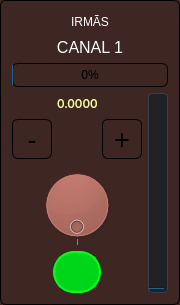
                       <widget class="QGroupBox" name="groupBoxCH01">
                        <property name="maximumSize">
                         <size>
                          <width>180</width>
                          <height>16777215</height>
                         </size>
                        </property>
                        <property name="styleSheet">
                         <string notr="true">background-color: #3E2723;
border: 1px solid black;      /* opcional: força borda */
border-radius: 6px;   /* quanto maior o número, mais arredondado */

</string>
                        </property>
                        <property name="title">
                         <string/>
                        </property>
                        <property name="flat">
                         <bool>false</bool>
                        </property>
                        <layout class="QGridLayout" name="gridLayout">
                         <item row="1" column="0">
                          <layout class="QHBoxLayout" name="horizontalLayout_12">
                           <item>
                            <layout class="QVBoxLayout" name="verticalLayout">
                             <item>
                              <layout class="QGridLayout" name="gridLayout_29">
                               <item row="0" column="0">
                                <spacer name="horizontalSpacer_54">
                                 <property name="orientation">
                                  <enum>Qt::Orientation::Horizontal</enum>
                                 </property>
                                 <property name="sizeHint" stdset="0">
                                  <size>
                                   <width>40</width>
                                   <height>20</height>
                                  </size>
                                 </property>
                                </spacer>
                               </item>
                               <item row="0" column="1">
                                <widget class="QLabel" name="labelPercentCH01">
                                 <property name="font">
                                  <font>
                                   <family>Inter</family>
                                   <strikeout>false</strikeout>
                                   <fontweight>ExtraBold</fontweight>
                                  </font>
                                 </property>
                                 <property name="styleSheet">
                                  <string notr="true">color: #ffffaa;
 border: 0px solid black;      /* opcional: força borda */
</string>
                                 </property>
                                 <property name="text">
                                  <string>0.0000</string>
                                 </property>
                                </widget>
                               </item>
                               <item row="0" column="2">
                                <spacer name="horizontalSpacer_55">
                                 <property name="orientation">
                                  <enum>Qt::Orientation::Horizontal</enum>
                                 </property>
                                 <property name="sizeHint" stdset="0">
                                  <size>
                                   <width>40</width>
                                   <height>20</height>
                                  </size>
                                 </property>
                                </spacer>
                               </item>
                              </layout>
                             </item>
                             <item>
                              <layout class="QHBoxLayout" name="horizontalLayout">
                               <item>
                                <widget class="ModernButton" name="pbMinus_0">
                                 <property name="minimumSize">
                                  <size>
                                   <width>40</width>
                                   <height>40</height>
                                  </size>
                                 </property>
                                 <property name="maximumSize">
                                  <size>
                                   <width>40</width>
                                   <height>40</height>
                                  </size>
                                 </property>
                                 <property name="font">
                                  <font>
                                   <pointsize>20</pointsize>
                                   <fontweight>Black</fontweight>
                                  </font>
                                 </property>
                                 <property name="styleSheet">
                                  <string notr="true"/>
                                 </property>
                                 <property name="text">
                                  <string>-</string>
                                 </property>
                                 <property name="flat">
                                  <bool>true</bool>
                                 </property>
                                </widget>
                               </item>
                               <item>
                                <spacer name="horizontalSpacer">
                                 <property name="orientation">
                                  <enum>Qt::Orientation::Horizontal</enum>
                                 </property>
                                 <property name="sizeHint" stdset="0">
                                  <size>
                                   <width>40</width>
                                   <height>20</height>
                                  </size>
                                 </property>
                                </spacer>
                               </item>
                               <item>
                                <widget class="ModernButton" name="pbPlus_0">
                                 <property name="minimumSize">
                                  <size>
                                   <width>40</width>
                                   <height>40</height>
                                  </size>
                                 </property>
                                 <property name="maximumSize">
                                  <size>
                                   <width>40</width>
                                   <height>40</height>
                                  </size>
                                 </property>
                                 <property name="font">
                                  <font>
                                   <pointsize>20</pointsize>
                                   <fontweight>Black</fontweight>
                                  </font>
                                 </property>
                                 <property name="styleSheet">
                                  <string notr="true"/>
                                 </property>
                                 <property name="text">
                                  <string>+</string>
                                 </property>
                                 <property name="flat">
                                  <bool>true</bool>
                                 </property>
                                </widget>
                               </item>
                              </layout>
                             </item>
                             <item>
                              <layout class="QHBoxLayout" name="horizontalLayout_2">
                               <item>
                                <spacer name="horizontalSpacer_3">
                                 <property name="orientation">
                                  <enum>Qt::Orientation::Horizontal</enum>
                                 </property>
                                 <property name="sizeHint" stdset="0">
                                  <size>
                                   <width>40</width>
                                   <height>20</height>
                                  </size>
                                 </property>
                                </spacer>
                               </item>
                               <item>
                                <widget class="ModernDial" name="dial_0">
                                 <property name="minimumSize">
                                  <size>
                                   <width>80</width>
                                   <height>80</height>
                                  </size>
                                 </property>
                                 <property name="maximumSize">
                                  <size>
                                   <width>80</width>
                                   <height>80</height>
                                  </size>
                                 </property>
                                 <property name="font">
                                  <font>
                                   <fontweight>Thin</fontweight>
                                  </font>
                                 </property>
                                 <property name="styleSheet">
                                  <string notr="true"/>
                                 </property>
                                 <property name="maximum">
                                  <number>100</number>
                                 </property>
                                 <property name="pageStep">
                                  <number>1</number>
                                 </property>
                                 <property name="wrapping">
                                  <bool>true</bool>
                                 </property>
                                 <property name="notchTarget">
                                  <double>100.000000000000000</double>
                                 </property>
                                 <property name="notchesVisible">
                                  <bool>true</bool>
                                 </property>
                                </widget>
                               </item>
                               <item>
                                <spacer name="horizontalSpacer_4">
                                 <property name="orientation">
                                  <enum>Qt::Orientation::Horizontal</enum>
                                 </property>
                                 <property name="sizeHint" stdset="0">
                                  <size>
                                   <width>40</width>
                                   <height>20</height>
                                  </size>
                                 </property>
                                </spacer>
                               </item>
                              </layout>
                             </item>
                             <item>
                              <layout class="QHBoxLayout" name="horizontalLayout_3">
                               <item>
                                <spacer name="horizontalSpacer_5">
                                 <property name="orientation">
                                  <enum>Qt::Orientation::Horizontal</enum>
                                 </property>
                                 <property name="sizeHint" stdset="0">
                                  <size>
                                   <width>40</width>
                                   <height>20</height>
                                  </size>
                                 </property>
                                </spacer>
                               </item>
                               <item>
                                <widget class="ModernButton" name="pushButton_ch01">
                                 <property name="minimumSize">
                                  <size>
                                   <width>42</width>
                                   <height>42</height>
                                  </size>
                                 </property>
                                 <property name="font">
                                  <font>
                                   <family>Inter</family>
                                   <pointsize>-1</pointsize>
                                   <bold>false</bold>
                                  </font>
                                 </property>
                                 <property name="styleSheet">
                                  <string notr="true">* { font-family: &quot;Inter&quot;, &quot;Roboto&quot;, &quot;Segoe UI&quot;, sans-serif; font-size: 16px; }
QPushButton {
color: cyan;
 border-radius: 21px;
  
background-color: #00d619;
  border: 2px solid #00ff1e;

}

QPushButton:checked {
	background-color: #d90000;
    color: white;
    border: 1px solid #ff6a00;

}
</string>
                                 </property>
                                 <property name="text">
                                  <string/>
                                 </property>
                                 <property name="checkable">
                                  <bool>true</bool>
                                 </property>
                                 <property name="flat">
                                  <bool>true</bool>
                                 </property>
                                </widget>
                               </item>
                               <item>
                                <spacer name="horizontalSpacer_6">
                                 <property name="orientation">
                                  <enum>Qt::Orientation::Horizontal</enum>
                                 </property>
                                 <property name="sizeHint" stdset="0">
                                  <size>
                                   <width>40</width>
                                   <height>20</height>
                                  </size>
                                 </property>
                                </spacer>
                               </item>
                              </layout>
                             </item>
                            </layout>
                           </item>
                           <item>
                            <widget class="QProgressBar" name="progressBar_0">
                             <property name="maximumSize">
                              <size>
                               <width>20</width>
                               <height>1000</height>
                              </size>
                             </property>
                             <property name="styleSheet">
                              <string notr="true">QProgressBar {
  border: 1px solid #3a3f47;
  border-radius: 4px;
  background: #1f2125;
}</string>
                             </property>
                             <property name="value">
                              <number>0</number>
                             </property>
                             <property name="textVisible">
                              <bool>false</bool>
                             </property>
                             <property name="orientation">
                              <enum>Qt::Orientation::Vertical</enum>
                             </property>
                            </widget>
                           </item>
                          </layout>
                         </item>
                         <item row="0" column="0">
                          <layout class="QVBoxLayout" name="verticalLayout_2">
                           <item>
                            <layout class="QGridLayout" name="gridLayout_48">
                             <item row="0" column="0">
                              <spacer name="horizontalSpacer_76">
                               <property name="orientation">
                                <enum>Qt::Orientation::Horizontal</enum>
                               </property>
                               <property name="sizeHint" stdset="0">
                                <size>
                                 <width>40</width>
                                 <height>20</height>
                                </size>
                               </property>
                              </spacer>
                             </item>
                             <item row="0" column="2">
                              <spacer name="horizontalSpacer_77">
                               <property name="orientation">
                                <enum>Qt::Orientation::Horizontal</enum>
                               </property>
                               <property name="sizeHint" stdset="0">
                                <size>
                                 <width>40</width>
                                 <height>20</height>
                                </size>
                               </property>
                              </spacer>
                             </item>
                             <item row="0" column="1">
                              <widget class="QPushButton" name="bTitleCH01">
                               <property name="font">
                                <font>
                                 <fontweight>Black</fontweight>
                                </font>
                               </property>
                               <property name="styleSheet">
                                <string notr="true">background-color: transparent;
color: white;
border: 0px;</string>
                               </property>
                               <property name="text">
                                <string>IRMÃS</string>
                               </property>
                               <property name="flat">
                                <bool>true</bool>
                               </property>
                              </widget>
                             </item>
                            </layout>
                           </item>
                           <item>
                            <widget class="QLabel" name="label">
                             <property name="font">
                              <font>
                               <pointsize>12</pointsize>
                               <bold>false</bold>
                              </font>
                             </property>
                             <property name="styleSheet">
                              <string notr="true">color: white;
border: 0px;</string>
                             </property>
                             <property name="text">
                              <string>CANAL 1</string>
                             </property>
                             <property name="alignment">
                              <set>Qt::AlignmentFlag::AlignCenter</set>
                             </property>
                            </widget>
                           </item>
                           <item>
                            <widget class="ModernProgressBar" name="pbarVol_0">
                             <property name="font">
                              <font>
                               <fontweight>ExtraBold</fontweight>
                              </font>
                             </property>
                             <property name="styleSheet">
                              <string notr="true">  border: 1px solid #cyan;
  border-radius: 4px;
  background: #1f2125;
color: white;
</string>
                             </property>
                             <property name="value">
                              <number>0</number>
                             </property>
                             <property name="alignment">
                              <set>Qt::AlignmentFlag::AlignCenter</set>
                             </property>
                            </widget>
                           </item>
                          </layout>
                         </item>
                        </layout>
                       </widget>
